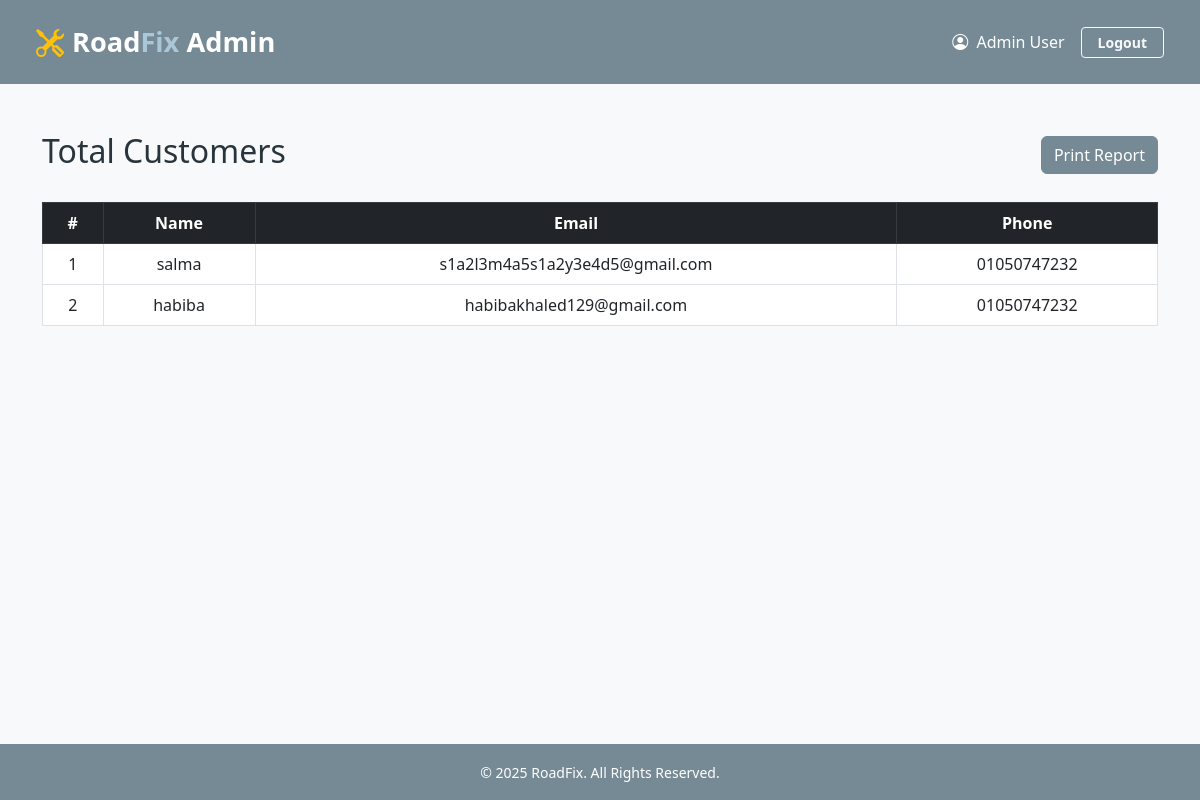
The page /public/dashboard/admin/reports/customers_list.php (signed in) on the database its author committed.
### tables this page shows
CREATE TABLE `users` (
  `id` int(11) NOT NULL,
  `name` varchar(100) NOT NULL,
  `email` varchar(100) NOT NULL,
  `phone` varchar(20) DEFAULT NULL,
  `password` varchar(255) NOT NULL,
  `user_type` enum('admin','mechanic','customer') NOT NULL,
  `role_id` int(11) DEFAULT NULL,
  `status` enum('pending','approved','rejected') DEFAULT 'pending',
  `cv` varchar(255) DEFAULT NULL,
  `availability` enum('available','busy') DEFAULT 'available',
  `latitude` decimal(10,8) DEFAULT NULL,
  `longitude` decimal(11,8) DEFAULT NULL,
  `is_verified` tinyint(1) DEFAULT 0,
  `verification_token` varchar(255) DEFAULT NULL,
  `cv_path` varchar(255) DEFAULT NULL,
  `reset_token` varchar(64) DEFAULT NULL,
  `reset_token_expires_at` datetime DEFAULT NULL
);

### config/Database.php (called while the page is built, shortened)
<?php
class Database {
    private static ?Database $instance = null;
    private mysqli $conn;
    private string $host = "localhost";
    private string $db_name = "car_assist_db";
    private string $username = "root";
    private string $password = "";
    private function __construct() {
        $this->conn = new mysqli($this->host, $this->username, $this->password, $this->db_name);
    }
    public static function getInstance(): Database {
        if (self::$instance === null) {
            self::$instance = new Database();
        }
        return self::$instance;
    }
    public function getConnection(): mysqli {
        return $this->conn;
    }
}

### controllers/admin/CustomerController.php (called while the page is built)
<?php
require_once __DIR__ . '/../../config/Database.php';
class CustomerController
{
    private mysqli $conn;
    public function __construct()
    {
        $this->conn = Database::getInstance()->getConnection();
    }
    public function getAllCustomers(): array
    {
        $result = $this->conn->query("SELECT id, name, email, phone FROM users WHERE user_type = 'customer'");
        $customers = [];
        while ($row = $result->fetch_assoc()) {
            $customers[] = $row;
        }
        return $customers;
    }
}

### public/dashboard/admin/reports/customers_list.php (the view, shortened to what this page needs)
<?php
include('../../../../includes/layout/header.php');
require_once('../../../../controllers/admin/CustomerController.php');
$controller = new CustomerController();
$customers = $controller->getAllCustomers();
?>
<div class="container my-5">
    <div class="d-flex justify-content-between align-items-center mb-4">
        <h2>Total Customers</h2>
        <button onclick="window.print()" class="btn btn-primary">Print Report</button>
    </div>
    <table class="table table-bordered text-center">
        <thead class="table-dark">
            <tr>
                <th>#</th>
                <th>Name</th>
                <th>Email</th>
                <th>Phone</th>
            </tr>
        </thead>
        <tbody>
            <?php foreach ($customers as $i => $row): ?>
                <tr>
                    <td><?= $i + 1 ?></td>
                    <td><?= htmlspecialchars($row['name']) ?></td>
                    <td><?= htmlspecialchars($row['email']) ?></td>
                    <td><?= htmlspecialchars($row['phone']) ?></td>
                </tr>
            <?php endforeach; ?>
        </tbody>
    </table>
</div>
<?php include('../../../../includes/layout/footer.php'); ?>

### public/assets/css/style.css (style rules this page uses)
:root { --primary: #768A96; --secondary: #AAC7D8; --dark: #29353C; --medium: #44576D; --light: #DFEBF6; --extra-light: #E6E6E6; }
body { background-color: var(--light); font-family: 'Segoe UI', sans-serif; color: var(--medium); }
h1, h2, h3, h4, h5 { color: var(--dark); }
.btn-primary { background-color: var(--primary); border-color: var(--primary); }

### rows shown on the page
users: name "salma", email "s1a2l3m4a5s1a2y3e4d5@gmail.com", phone "01050747232"
users: name "habiba", email "habibakhaled129@gmail.com", phone "01050747232"

### other values the page prints
$user_type "Admin"
$user_name "Admin User"
